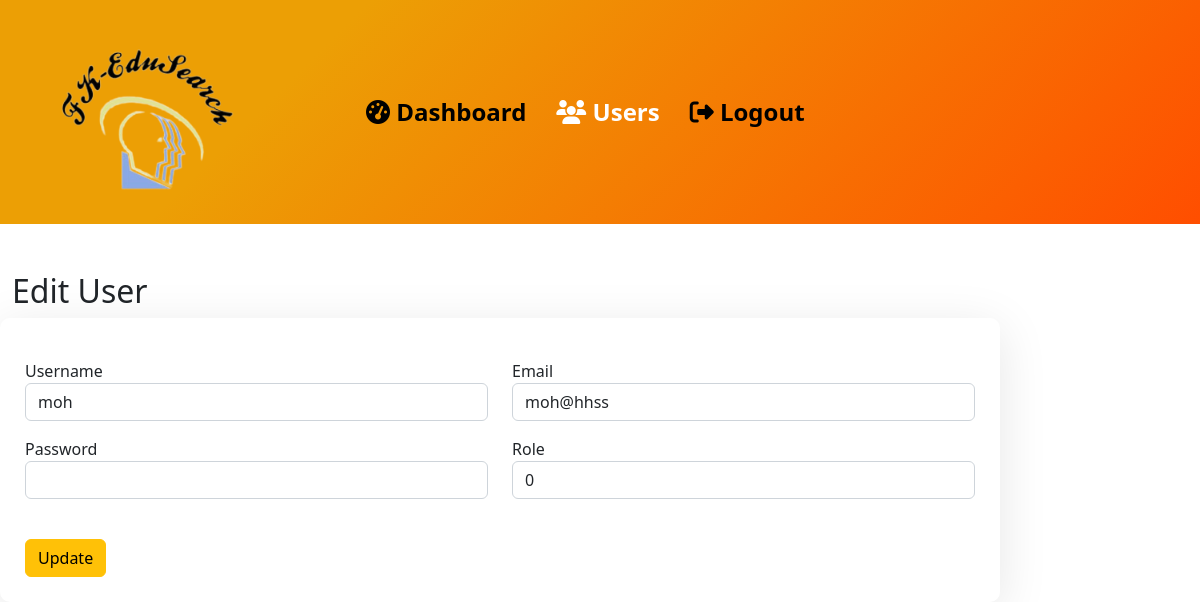
Page /user-edit.php?id=7 (signed in) on the committed database.
### tables this page shows
CREATE TABLE `user` (
  `id` int(11) NOT NULL,
  `username` varchar(225) NOT NULL,
  `email` varchar(225) NOT NULL,
  `password` varchar(500) NOT NULL,
  `role` int(10) NOT NULL,
  `date` varchar(225) NOT NULL
);

### user-edit.php (the view, shortened to what this page needs)
<!doctype html>
<html lang="en">
  <head>
    <link href="https://cdn.jsdelivr.net/npm/bootstrap@5.2.3/dist/css/bootstrap.min.css" rel="stylesheet">
    <link rel="stylesheet" href="assets/css/style2.css">
  </head>
  <body>
    <?php
        include('assets/config/dbcon.php');
        $myid = $_GET['id'];
        $qry = "SELECT * FROM `user` WHERE `id`='$myid'";
        $result = $conn->query($qry);
        if ($result->num_rows > 0) {
            while($row = $result->fetch_assoc()) {
               $username = $row['username'];
               $email = $row['email'];
               $role = $row['role'];
            }
        }
    ?>
      <nav class="navbar">
        <a class="navbar-brand" href="#">
            <img src="assets/img/logo.png" width="80%" alt="" srcset="">
        </a>
        <div class="navbar-items">
            <a class="nav-link" href="index.php">
                <i class="fa fa-dashboard"></i> Dashboard
            </a>
            <a class="nav-link active" href="users.php">
                <i class="fa fa-users"></i> Users
            </a>
            <a class="nav-link" href="logout.php">
                <i class="fa fa-sign-out"></i> Logout
            </a>
        </div>
    </nav>
        <div class="col-10">
            <div class="container mt-5">
                <div class="row">
                    <div class="col-md-12">
                        <h2>Edit User</h2>
                    </div>
                </div>
                <div class="row">
                    <div class="col-md-12 table_box">
                        <form action="" method="post">
                            <div class="row">
                                <div class="col-md-6 mt-3">
                                    <label for="uname">Username</label>
                                    <input type="text" name="uname" value="<?php echo $username;?>" id="uname" required class="form-control">
                                </div>
                                <div class="col-md-6 mt-3">
                                    <label for="email">Email</label>
                                    <input type="email" name="email" id="email" value="<?php echo $email;?>" required class="form-control">
                                </div>
                            </div>
                            <div class="row">
                                <div class="col-md-6 mt-3">
                                    <label for="pass">Password</label>
                                    <input type="password" name="pass" id="pass"  class="form-control">
                                </div>
                                <div class="col-md-6 mt-3">
                                    <label for="role">Role</label>
                                    <select name="role" id="role" required class="form-control">
                                        <option value="<?php echo $role;?>"><?php echo $role;?></option>
                                    </select>
                                </div>
                            </div>
                            <div class="row">
                                <div class="col-md-12 mt-3">
                                    <br>
                                    <input type="submit" name="submit" value="Update" class="btn btn-warning">
                                </div>
                            </div>
                        </form>
                    </div>
                </div>
            </div>
        </div>
  </body>
</html>

### assets/css/style2.css (style rules this page uses)
html, body { margin:0; padding: 0; overflow-x: hidden; }
.active { color:#fff; }
.table_box { box-shadow: rgba(0, 0, 0, 0.1) 0px 10px 50px; padding: 25px; border-radius: 10px; }
.navbar { background-color: #ff4e00; background-image: linear-gradient(315deg, #ff4e00 0%, #ec9f05 74%); display: flex; justify-content: flex-start; align-items: center; padding: 20px; }
.navbar-items { display: flex; justify-content: flex-start; align-items: center; margin-left: 20px; }
.nav-link { margin-right: 20px; font-size: 2em; }
.navbar .nav-link { color: #000; font-weight: bold; padding: 10px; }
.navbar .nav-link.active { color: #ffff; }
.nav-link { margin-right: 10px; font-size: 1.5em; }
.navbar .nav-link.active, .navbar .nav-link:hover { color: #ffff; }

### rows in the picture
user: uname "moh", email "moh@hhss", role "0"
